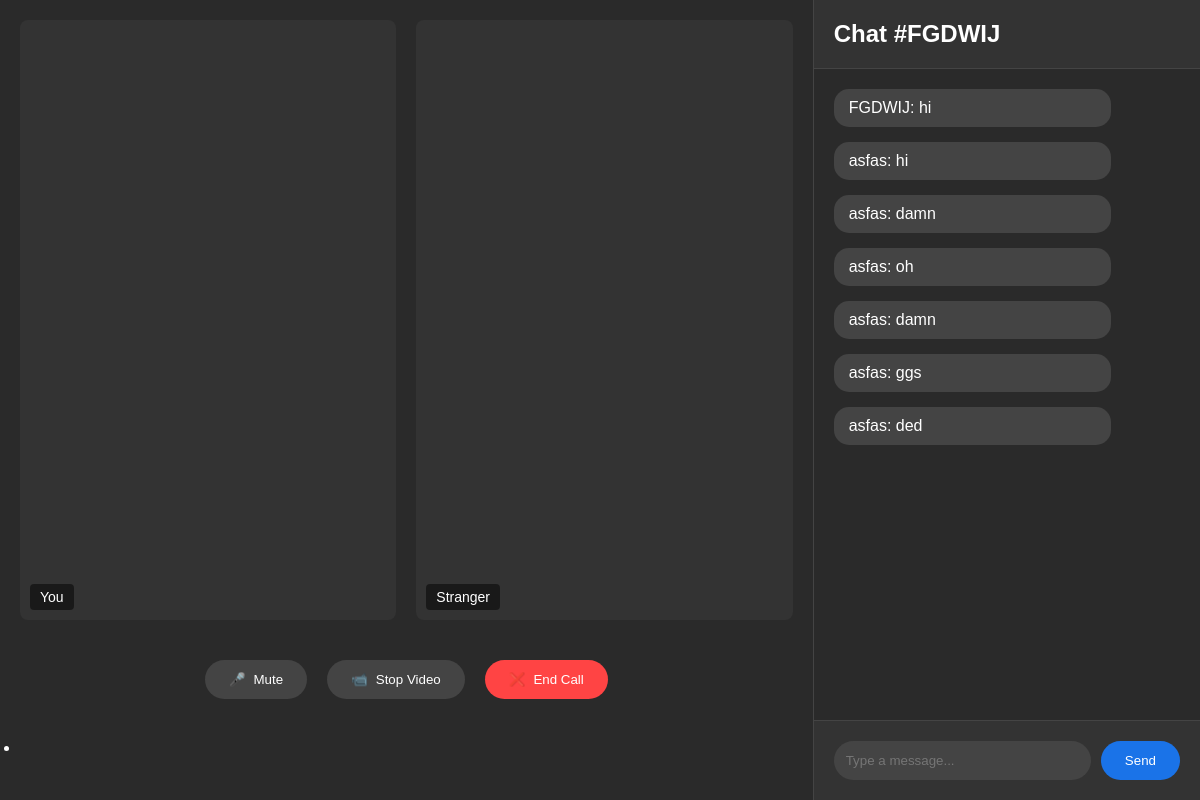
Screenshot of /chat/FGDWIJ/ with the database file from the repository.
### base/models.py (models this page shows, shortened)
class Room(models.Model):
    code = models.CharField(max_length=8, unique=True)
    created_at = models.DateTimeField(auto_now_add=True)

class Message(models.Model):
    room = models.ForeignKey(Room, on_delete=models.CASCADE)
    user = models.CharField(max_length=200)
    content = models.TextField()
    created_at = models.DateTimeField(auto_now_add=True)

### base/views.py (the view)
# urls.py: path('chat/<code>/', views.chat, name='chat'),
def chat(request, code):
    room = Room.objects.get(code=code)
    messages = Message.objects.filter(room=room)
    return render(request, 'base/chat.html', {"room": room, "messages": messages})

### templates/base/chat.html (shortened to what this page needs)
<!DOCTYPE html>
<html lang="en">
{% load static %}
<head>
</head>
<body>
    <div class="main-container">
        <div class="video-section">
            <div class="video-container">
                <div class="video-box">
                    <video id="localVideo" autoplay playsinline></video>
                    <div class="video-label">You</div>
                </div>
                <div class="video-box">
                    <video id="remoteVideo" autoplay playsinline></video>
                    <div class="video-label">Stranger</div>
                </div>
            </div>
            <div class="controls">
                <button class="control-btn">
                    <span>🎤</span>
                    Mute
                </button>
                <button class="control-btn">
                    <span>📹</span>
                    Stop Video
                </button>
                <button class="control-btn end">
                    <span>❌</span>
                    End Call
                </button>
            </div>
            <ul id="message_list">
                <li id="message_list_item">
                </li>
            </ul>
        </div>
        <div class="chat-section">
            <div class="chat-header">
                <h2>Chat #{{room.code}}</h2>
            </div>
            <div class="chat-messages">
                {% for message in messages %}
                <div class="message {% if message.user == request.session.name %}sent{% else %}received{% endif %}">
                    <div class="message-content">
                        {{message.user}}: {{message.content}}
                    </div>
                </div>
                {% endfor %}
            </div>
            <div class="chat-input">
                <form id="chatForm">
                    <input type="text" placeholder="Type a message..." />
                    <button type="submit">Send</button>
                </form>
            </div>
        </div>
    </div>
</body>
</html>

### templates/base/chat.html (style rules this page uses)
* { margin: 0; padding: 0; box-sizing: border-box; }
body { font-family: Arial, sans-serif; background-color: #1a1a1a; color: white; height: 100vh; display: flex; }
.main-container { display: flex; width: 100%; height: 100vh; }
.video-section { flex: 2; padding: 20px; display: flex; flex-direction: column; gap: 20px; background-color: #2a2a2a; }
.video-container { display: grid; grid-template-columns: repeat(2, 1fr); gap: 20px; height: calc(100vh - 200px); }
.video-box { background-color: #333; border-radius: 8px; overflow: hidden; position: relative; }
.video-box video { width: 100%; height: 100%; object-fit: cover; }
.video-label { position: absolute; bottom: 10px; left: 10px; background-color: rgba(0, 0, 0, 0.5); padding: 5px 10px; border-radius: 4px; font-size: 14px; }
.controls { display: flex; justify-content: center; gap: 20px; padding: 20px; }
.control-btn { background-color: #444; border: none; color: white; padding: 12px 24px; border-radius: 25px; cursor: pointer; display: flex; align-items: center; gap: 8px; transition: background-color 0.3s; }
.control-btn.end { background-color: #ff4444; }
.chat-section { flex: 1; display: flex; flex-direction: column; background-color: #2a2a2a; border-left: 1px solid #444; }
.chat-header { padding: 20px; background-color: #333; border-bottom: 1px solid #444; }
.chat-messages { flex: 1; padding: 20px; overflow-y: auto; }
.message { margin-bottom: 15px; max-width: 80%; }
.message-content { padding: 10px 15px; border-radius: 15px; background-color: #444; }
.chat-input { padding: 20px; background-color: #333; border-top: 1px solid #444; }
.chat-input form { display: flex; gap: 10px; }
.chat-input input { flex: 1; padding: 12px; border: none; border-radius: 25px; background-color: #444; color: white; }
.chat-input button { padding: 12px 24px; border: none; border-radius: 25px; background-color: #1a73e8; color: white; cursor: pointer; }

### rows the page displays
Room: code "FGDWIJ"
Message: user "FGDWIJ", content "hi"
Message: user "asfas", content "hi"
Message: user "asfas", content "damn"
Message: user "asfas", content "oh"
Message: user "asfas", content "damn"
Message: user "asfas", content "ggs"
Message: user "asfas", content "ded"
